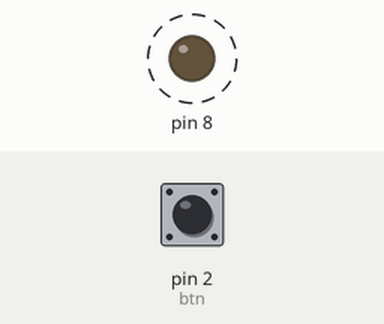
Simulated run of this sketch. Board: Arduino Uno, built with avr-gcc and run on an emulated ATmega328P. Shown: output pins drawn as LEDs (lit = HIGH). Dashed ring = blinking. Inputs (shaded band) come from the test bench; at power-on: pin 2 (btn) HIGH.

Above: at 0.5 s.
Timing chart, 0 to 4.6 s (numbered marks = the images above):
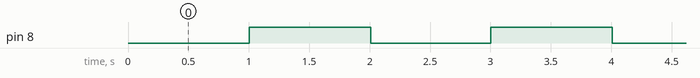

Measured:
- by itself, pin 8: alternates HIGH for 1.0 s and LOW for 1.0 s

The sketch:

simpletimer.ino
```cpp
#include <Button.h>
#include <Led.h>
# include <SimpleTimer.h>

SimpleTimer timer;
Led led(8);
Button btn(2);

int timer_id = -1; // interval을 위한 타이머 id
// -1은 아직 배정되지 않았다는 의미

const int INTERVAL_NUM = 3; // 인터벌 값 개수
int intervals[] = {1000, 600, 300}; // 인터벌 목록
int interval_ix = 0;  // 현재 인터벌 값 인덱스

void blink() {
  led.toggle();
}

void check() {
  interval_ix = (interval_ix + 1) % INTERVAL_NUM;
  timer.deleteTimer(timer_id);
  timer_id = timer.setInterval(intervals[interval_ix], blink);
}

void setup() {
  btn.setCallback(check);
  timer_id = timer.setInterval(intervals[interval_ix], blink);
}

void loop() {
  btn.check();
  timer.run();
}
```
